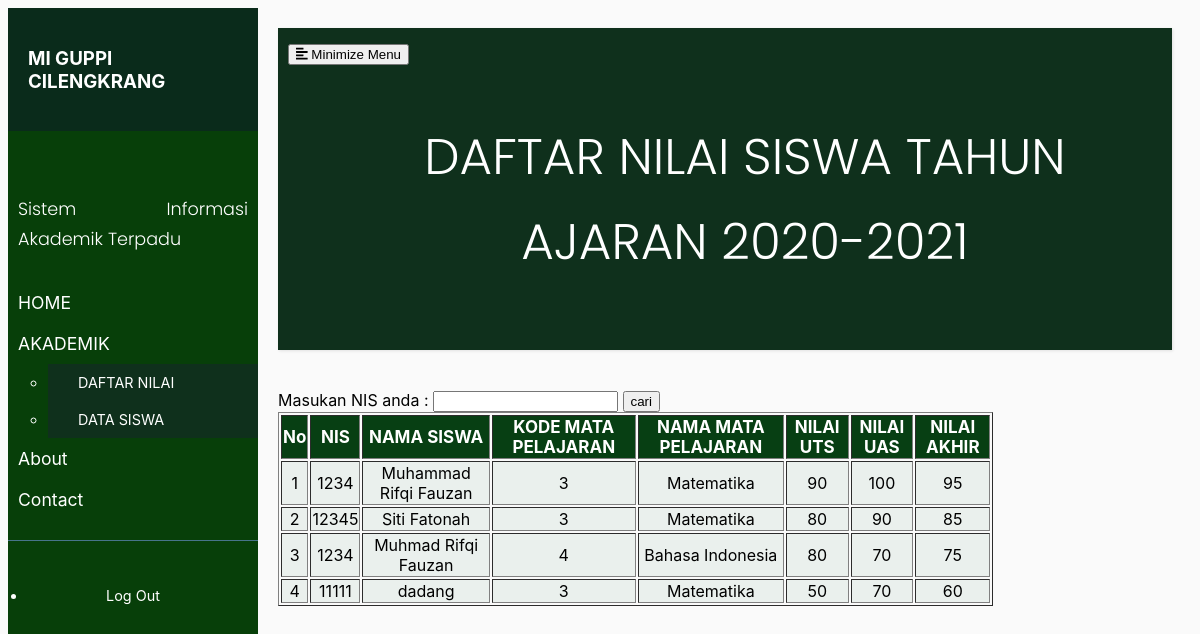
Page /akademik.php on the committed database.
### tables this page shows
CREATE TABLE `penilaian` (
  `id` int(10) NOT NULL AUTO_INCREMENT,
  `nis` int(10) DEFAULT NULL,
  `nama_siswa` varchar(50) DEFAULT NULL,
  `kd_mapel` int(10) DEFAULT NULL,
  `nama_mapel` varchar(30) DEFAULT NULL,
  `nilai_uts` int(10) DEFAULT NULL,
  `nilai_uas` int(10) DEFAULT NULL,
  `hasil_akhir` int(10) DEFAULT NULL,
  PRIMARY KEY (`id`),
  KEY `nis` (`nis`),
  CONSTRAINT `penilaian_ibfk_1` FOREIGN KEY (`nis`) REFERENCES `data_siswa` (`nis`)
);

### akademik.php (the view, shortened to what this page needs)
<?php
include "koneksi.php";
?>
<!DOCTYPE html>
<html>
<head>
    <link rel="stylesheet" href="style.css">
</head>
<body>
    <div class="wrapper">
        <nav id="sidebar">
            <div class="sidebar-header">
                <h3>MI GUPPI CILENGKRANG</h3>
            </div>
            <ul class="list-unstyled komponen">
                <p>Sistem Informasi Akademik Terpadu</p>
                <li >
                    <a href="index.php">HOME</a>
                </li>
                <li>
                <a href="#" data-toggle="collapse" aria-expanded="false" class="dropdown-toggle">AKADEMIK</a>
                    <ul class="collapse list-unstyled" id="pageSubmenu">
                        <li>
                            <a href="akademik.php">DAFTAR NILAI</a>
                        </li>
                        <li>
                            <a href="datasiswa.php">DATA SISWA</a>
                        </li>
                    </ul>
                </li>
                <li>
                    <a href="about.html">About</a>
                </li>
                <li>
                <a href="contact.php">Contact</a>
                </li>
            </ul>
            <ul class="list-unstyled sdbawah">
                <li>
                    <a href="login.php" class="download">Log Out</a>
                </li>
            </ul>
        </nav>
        <div id="content">
            <nav class="navbar navbar-expand-lg navbar-light bg-light">
                <div class="container-fluid">
                    <button type="button" id="sidebarCollapse" class="btn btn-info">
                        <i class="fas fa-align-left"></i>
                        <span>Minimize Menu</span>
                    </button>
                    <div class="collapse navbar-collapse" id="navbarSupportedContent">
                        <ul class="judul">
                            <p>DAFTAR NILAI SISWA TAHUN AJARAN 2020-2021 </p>
                        </ul>
                    </div>
                </div>
            </nav>
            <form action="akademik.php" method="get">
	<label>Masukan NIS anda :</label>
	<input type="text" name="cari">
	<input type="submit" value="cari">
</form>
    <table width='80%' border=1>
    <thead><th>No</th><th>NIS</th> <th>NAMA SISWA</th> <th>KODE MATA PELAJARAN</th> <th>NAMA MATA PELAJARAN</th><th>NILAI UTS</th><th>NILAI UAS</th><th>NILAI AKHIR</th></thead>
    <?php
    	if(isset($_GET['cari'])){
            $cari = $_GET['cari'];
            $result = mysqli_query($conn,"select * from penilaian where nis like '%".$cari."%'");
        }else{
            $result = mysqli_query($conn, "SELECT * from penilaian");
        }
    $no=1;
    while($user_data = mysqli_fetch_array($result)){
        ?>
    <tr>
        <td><?php echo $no++; ?></td>
        <td><?php echo $user_data['nis'];?></td>
        <td><?php echo $user_data['nama_siswa'];?></td>
        <td><?php echo $user_data['kd_mapel'];?></td>
        <td><?php echo $user_data['nama_mapel'];?></td>
        <td><?php echo $user_data['nilai_uts'];?></td>
        <td><?php echo $user_data['nilai_uas'];?></td>
        <td><?php echo $user_data['hasil_akhir'];?></td>
    <?php } ?>
    </table>
 </div>
    </div>
</body>
</html>

### style.css (style rules this page uses)
body { font-family: Impact, Haettenschweiler, 'Arial Narrow Bold', sans-serif; background: #fafafa; }
p { font-family: 'Poppins', sans-serif; font-size: 1.1em; font-weight: 300; line-height: 1.7em; color: rgb(12, 11, 11); text-align: justify; }
.judul p { color: white; text-align: center; font-size: 50px; }
table { text-align: center; }
table th { background:#073f13; }
table td { background: rgb(234, 240, 237); }
thead th { color: white; font-size: 17px; }
a, a:hover, a:focus { color: inherit; text-decoration: none; transition: all 0.3s; }
.navbar { padding: 15px 10px; background: #0f301c; border:1px; border-radius: 0; margin-bottom: 40px; box-shadow: 1px 1px 3px rgba(0, 0, 0, 0.1); }
.wrapper { display: flex; width: 100%; align-items: stretch; font-family: -apple-system, BlinkMacSystemFont, 'Segoe UI', Roboto, Oxygen, Ubuntu, Cantarell, 'Open Sans', 'Helvetica Neue', sans-serif; }
#sidebar { min-width: 250px; max-width: 250px; background: #073f09; color: #fff; transition: all 0.3s; }
#sidebar .sidebar-header { padding: 20px; background: #0a2b1b; }
#sidebar ul.komponen { padding: 20px 0; border-bottom: 1px solid #47748b; }
#sidebar ul p { color: #fff; padding: 10px; }
#sidebar ul li a { padding: 10px; font-size: 1.1em; display: block; }
a[data-toggle="collapse"] { position: relative; }
.dropdown-toggle::after { display: block; position: absolute; top: 50%; right: 20px; transform: translateY(-50%); }
ul ul a { font-size: 0.9em !important; padding-left: 30px !important; background: #0f301c; }
ul.sdbawah { padding: 20px; }
ul.sdbawah a { text-align: center; font-size: 0.9em !important; display: block; border-radius: 5px; margin-bottom: 5px; }
body { font-family: sans-serif; }
#content { width: 100%; padding: 20px; min-height: 100vh; transition: all 0.3s; }

### rows in the picture
penilaian: nis "1234", nama_siswa "Muhammad Rifqi Fauzan", kd_mapel "3", nama_mapel "Matematika", nilai_uts "90", nilai_uas "100", hasil_akhir "95"
penilaian: nis "12345", nama_siswa "Siti Fatonah", kd_mapel "3", nama_mapel "Matematika", nilai_uts "80", nilai_uas "90", hasil_akhir "85"
penilaian: nis "1234", nama_siswa "Muhmad Rifqi Fauzan", kd_mapel "4", nama_mapel "Bahasa Indonesia", nilai_uts "80", nilai_uas "70", hasil_akhir "75"
penilaian: nis "11111", nama_siswa "dadang", kd_mapel "3", nama_mapel "Matematika", nilai_uts "50", nilai_uas "70", hasil_akhir "60"
